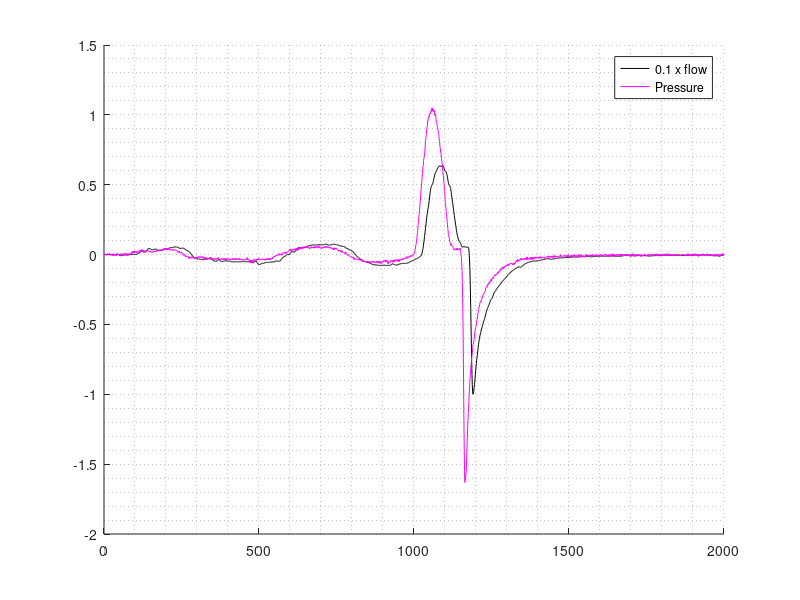

Recreate this plot in MATLAB. (Note: this script raises an error after producing the figure.)
% Author: Sarah Howe
% Written in octave 4.01
% May not be compatible with matlab

% Clean up
clc
close all
clear

% Automatic debugging
debug_on_interrupt(0);
debug_on_warning(1);
debug_on_error(1);

% Load some data
load SpirometryData.mat;
dataset = 1;
loops = data(dataset).Loops;
band = data(dataset).Banding;
normal = data(dataset).Normal;
inflated = data(dataset).Inflated;

% sampling frequency 125 Hz
Hz = 125;

% Atmospheric pressure in kpa
p_atm = 101.35; %kPa

%~~~~~~~~~~~~~~~~~~~~~~~~~~~~~~~~~~~~~~~~~~~~~
% Treating the data as from an EoR-circuit
%
% Flow is current
% Pressure is voltage
% Resistance is resistance
% Compliance is capacitance
%~~~~~~~~~~~~~~~~~~~~~~~~~~~~~~~~~~~~~~~~~~~~
% start loops
flow = loops.Flow;
pressure = loops.Pressure;

% time for plotting
time = (1:size(flow))*(1/Hz);

clc

figure(1)
hold on
plot(0.1*flow(1:2000), 'k')
plot(-pressure(1:2000), 'm')
grid minor
legend("0.1 x flow", "Pressure")
hold off

%~~~~~~~~~~~~~~~~~~~~~~~~~~~~~~~~~~~~~~~~~~~~~~~~
% Find the phase difference between pressure and
% flow. Capacitance (lung compliance) will cause
% a phase shift proportional to its size
%~~~~~~~~~~~~~~~~~~~~~~~~~~~~~~~~~~~~~~~~~~~~~~~~
i = splitBreaths(pressure)
